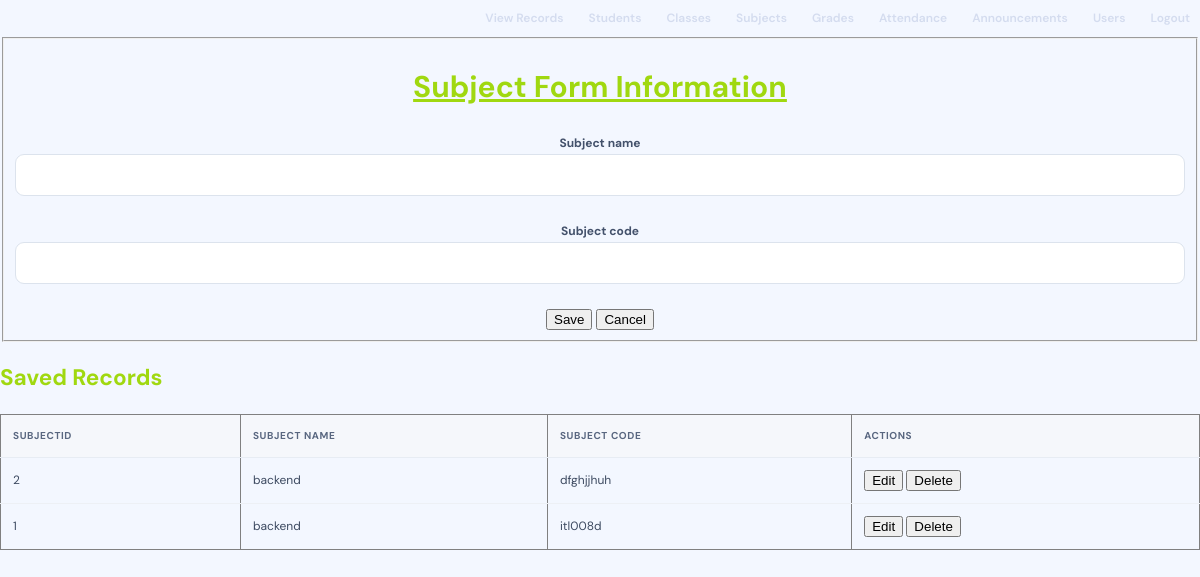
Page /subject.php (signed in) on the committed database.
### tables this page shows
CREATE TABLE `subjects` (
  `subjectid` int(5) NOT NULL,
  `subjectname` varchar(20) NOT NULL,
  `subjectcode` varchar(30) NOT NULL
);

### subject.php (the view, shortened to what this page needs)
<?php
$conn = mysqli_connect("localhost", "root", "", "lol_sms");
mysqli_set_charset($conn, "utf8mb4");
$edit = null;
?>
<!DOCTYPE html>
<html lang="en">
<head>
<link rel="stylesheet" href="style.css">
</head>
<body>
<nav class="top-nav">
<a href="view.php">View Records</a>
<a href="students.php">Students</a><a href="class.php">Classes</a>
<a href="subject.php">Subjects</a><a href="grade.php">Grades</a>
<a href="attendance.php">Attendance</a><a href="annoncement.php">Announcements</a>
<a href="users.php">Users</a><a href="logout.php">Logout</a>
</nav>
<center>
<fieldset>
<h1><u>Subject Form Information</u></h1>
<form method="post" action="subject.php">
<label>Subject name</label>
<input type="text" name="subjectname" value="<?php echo htmlspecialchars($edit["subjectname"] ?? ""); ?>" required><br><br>
<label>Subject code</label>
<input type="text" name="subjectcode" value="<?php echo htmlspecialchars($edit["subjectcode"] ?? ""); ?>" required><br><br>
<?php if ($edit) { ?>
<button type="submit" name="update">Update</button>
<a href="subject.php">Cancel</a>
<?php } else { ?>
<button type="submit" name="save">Save</button>
<button type="reset">Cancel</button>
<?php } ?>
</form>
</fieldset>
</center>
<h2>Saved Records</h2>
<table border="1" cellpadding="8">
<tr>
<th>subjectid</th>
<th>Subject name</th>
<th>Subject code</th>
<th>Actions</th>
</tr>
<?php
$result = mysqli_query($conn, "SELECT * FROM `subjects` ORDER BY `subjectid` DESC");
while ($row = mysqli_fetch_assoc($result)) {
?>
<tr>
<td><?php echo (int)$row["subjectid"]; ?></td>
<td><?php echo htmlspecialchars((string)$row["subjectname"]); ?></td>
<td><?php echo htmlspecialchars((string)$row["subjectcode"]); ?></td>
<td>
<a href="subject.php?edit=<?php echo (int)$row["subjectid"]; ?>"> <button>Edit</button></a>
<form method="post" action="subject.php" style="display:inline" onsubmit="return confirm('Are you sure you want to delete this record?');">
<button type="submit" name="delete">Delete</button>
</form>
</td>
</tr>
<?php } ?>
</table>
</body>
</html>

### style.css (style rules this page uses)
:root { --ink:#a0d810;--muted:#eaeff6;--line:#e7ecf3;--paper:#f3f7ff;--white:#fff;--navy:#14213d;--blue:#4169e1;--blue2:#3154c8;--green:#16845b;--red:#c63f50;--shadow:0 12px 35px rgba(25,42,75,.07) }
* { box-sizing:border-box }
body { margin:0;background:var(--paper);color:var(--ink);font:15px 'DM Sans',Arial,sans-serif;line-height:1.55 }
.top-nav { display:flex;align-items:center;justify-content:flex-end;gap:5px;flex-wrap:wrap }
.top-nav a { color:#d4dcef;text-decoration:none;font-size:12px;font-weight:600;padding:9px 10px;border-radius:8px;transition:.2s }
label { font-size:12px;font-weight:700;color:#43516b }
input,select,textarea { width:100%;border:1px solid #dce3ed;border-radius:9px;padding:11px 13px;font:14px 'DM Sans',sans-serif;color:var(--ink);background:#fff;outline:none;transition:border .2s,box-shadow .2s }
table { width:100%;border-collapse:collapse;white-space:nowrap;font-size:12px }
th { text-align:left;background:#f5f7fb;color:#596780;font-size:10px;text-transform:uppercase;letter-spacing:.6px;padding:13px 12px;border-bottom:1px solid var(--line) }
td { padding:12px;border-bottom:1px solid #edf0f5;color:#3c4960 }
tbody tr:last-child td { border-bottom:0 }
.top-nav a { color:#d4dcef; text-decoration:none; font-size:12px; font-weight:600; padding:9px 10px; border-radius:8px; transition:.2s }

### rows in the picture
subjects: subjectid "2", subjectname "backend", subjectcode "dfghjjhuh"
subjects: subjectid "1", subjectname "backend", subjectcode "itl008d"
